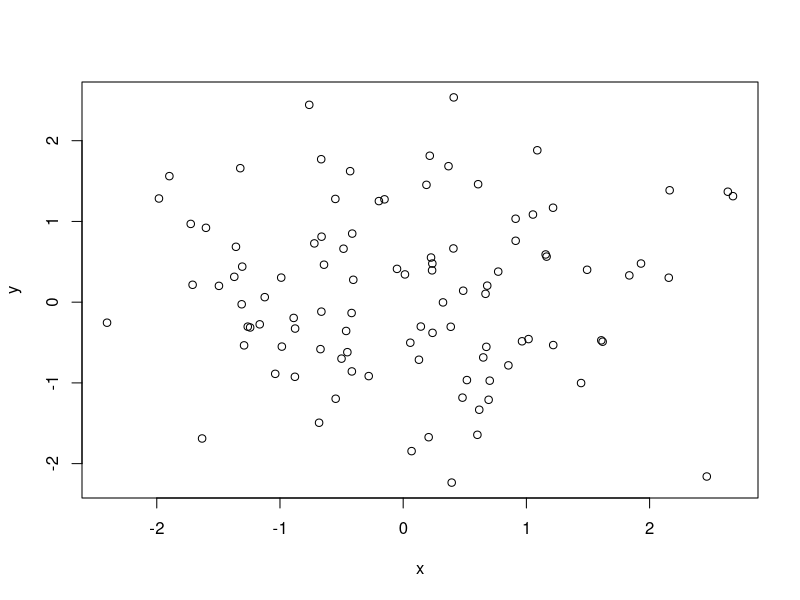
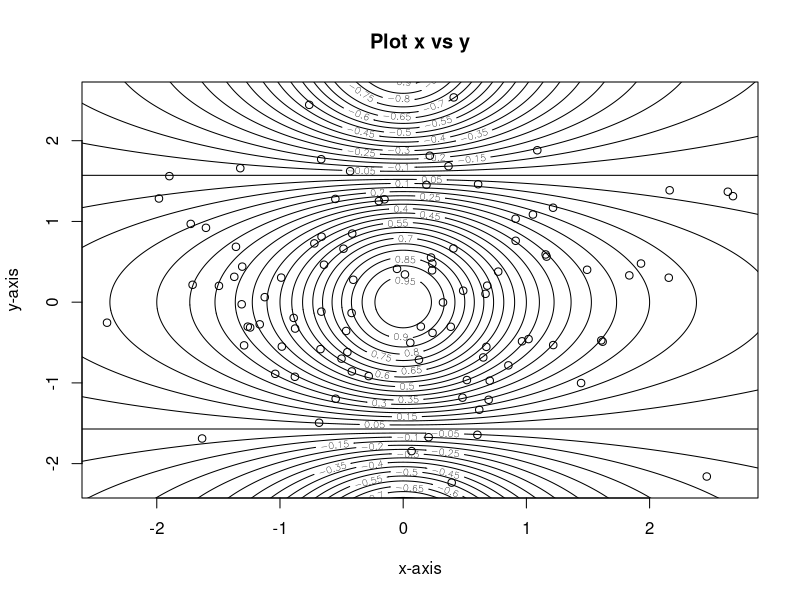
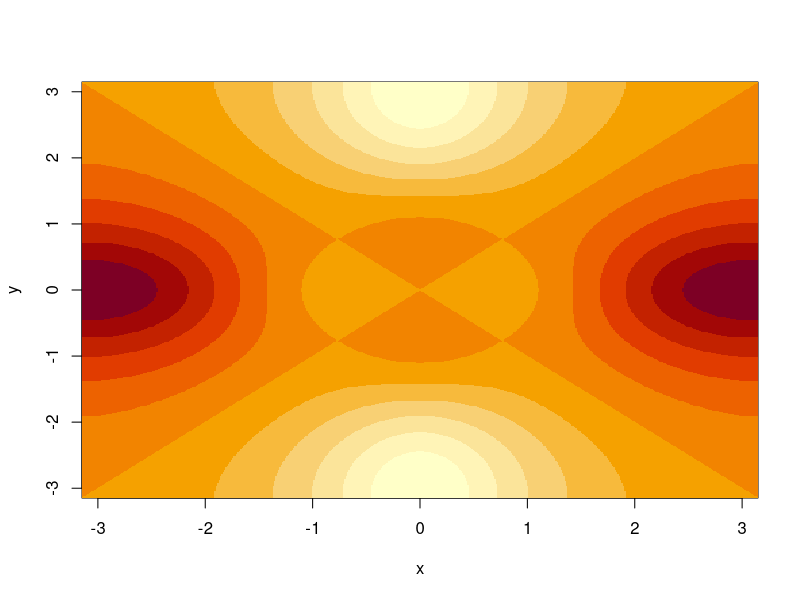
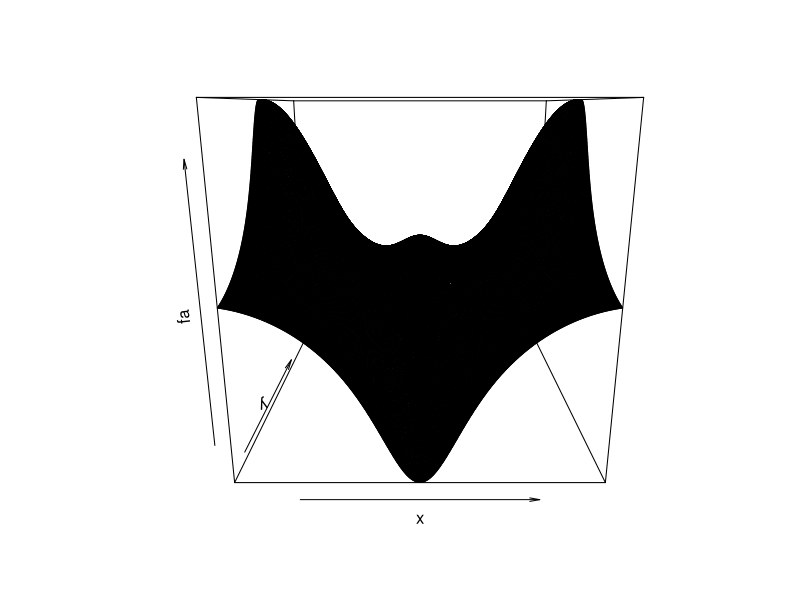
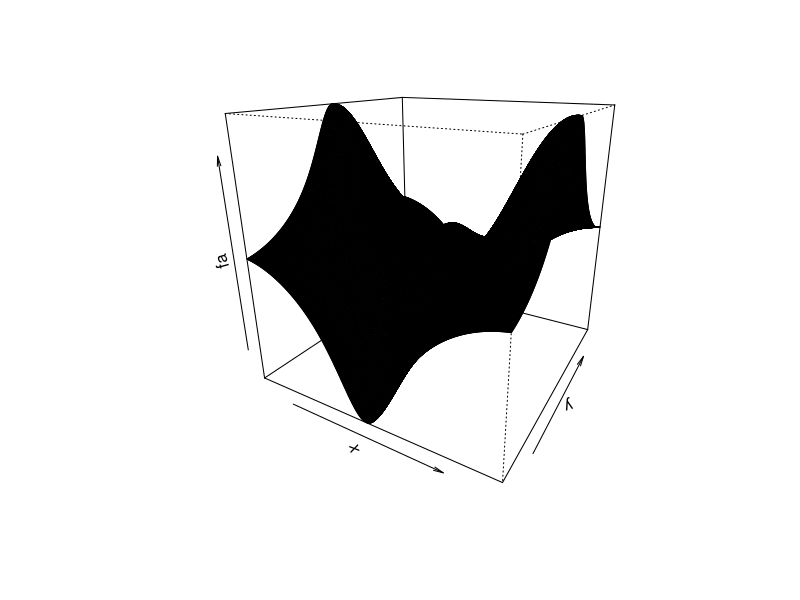
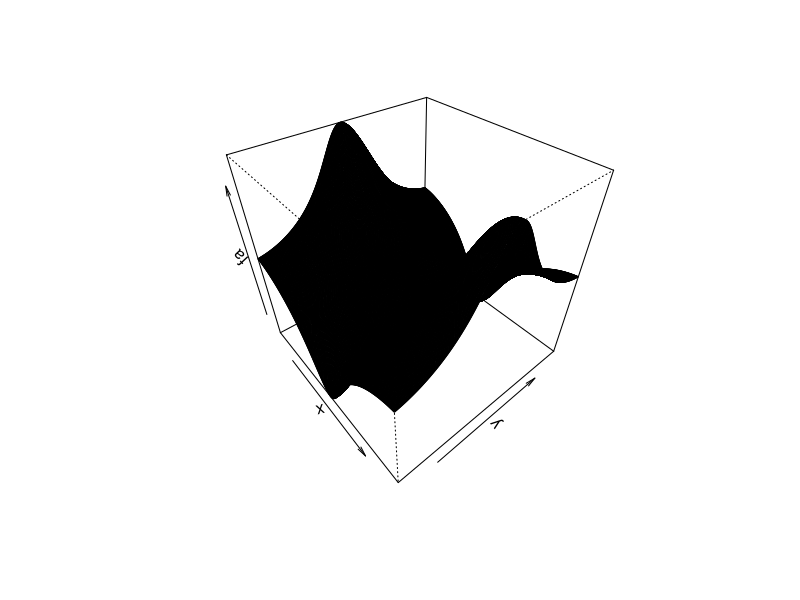
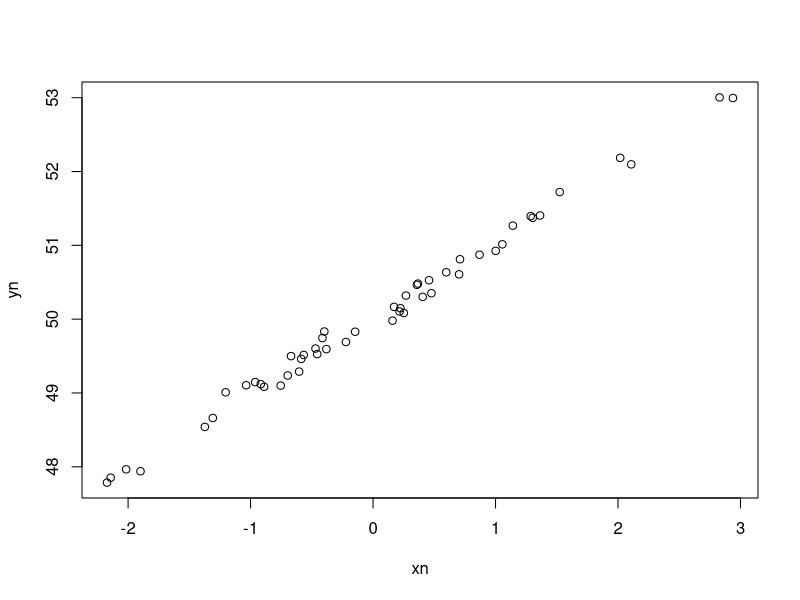
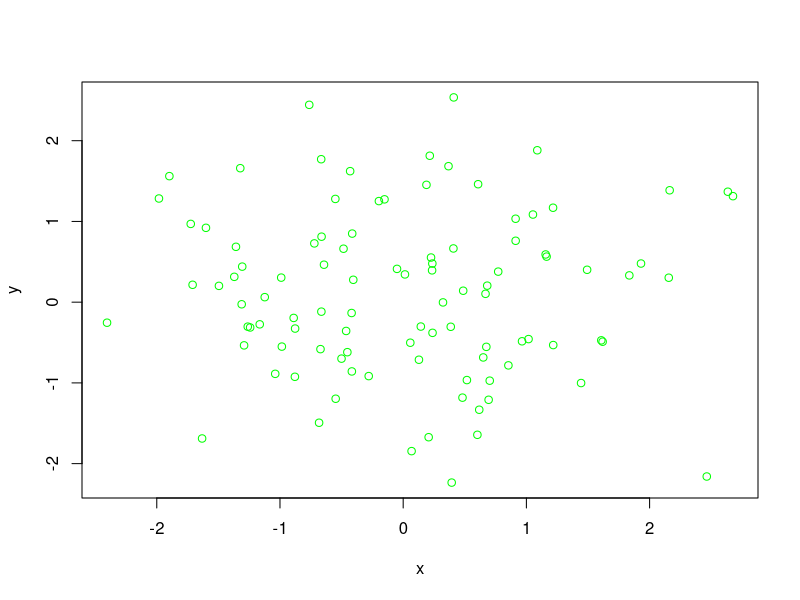

Generate these figures, in order, with R:
# Introduction

# help for function ?funcname - displayed in window on the right ==>
?c
# define a vector:
x <- c(1, 6, 2)
y <- c(1, 4, 5)

# len of vector
length(c(x, y))

# range
a = 1:10

# matrix stuff
m = matrix(1:4, 2, 2)

# byrow = TRUE
# creates the matrix row by row instead of col by col
m2 = matrix(1:4, 2, 2, TRUE)

# calcuations are made element by element
m ^ 2
sqrt(m)
# even when multiplying
m * m2

# random normal distribution of 50 elements
xn = rnorm(50)
# set up mean and standard deviation as you wish
yn = xn + rnorm(50, mean=50, sd=0.1)

# two types of calculating sd
sqrt(var(xn))
sd(xn)
# correlation
cor(xn, yn)

# seed for random variables - we always get same results
set.seed(1303)
rnorm(50)

# example
set.seed(3)
y = rnorm(100)
mean(y)
var(y)

###############################################################################

# Graphics

# create a scatterplot
x = rnorm(100)
y = rnorm(100)
plot(x, y)
# scatterplot with axis labels as well as the name of the plot
plot(x, y, xlab="x-axis", ylab="y-axis", main="Plot x vs y")

# pdf or jpeg to save the plot
# plot x vs y with dots colored green and save it as `Figure.pdf`
# dev.off -> stop recording and saving to `Figure`
pdf("Figure.pdf")
plot(x, y, col="green")
dev.off()

# sequence (same thing)
x = seq(1, 10)
x = 1:10
# digression - multiplication table
x %o% x
# sequence with len
x = seq(-pi, pi, length = 500)

# countour - 3d plot
y = x
f = outer(x, y, function(x, y)cos(y)/(1 + x ^ 2))
contour(x, y, f, nlevels=45, add=T)

fa = (f - t(f))/2

# image - same as contour but with color - heatmap
image(x, y, fa)

# perspective of the graph
persp(x, y, fa)
# theta - left/right)
# phi - up/dows
persp(x, y, fa, theta=30, phi=20)
persp(x, y, fa, theta=50, phi=40)


###############################################################################

# Indexing

A = matrix(1:16, 4, 4)
A[2,3]
# first and third row, second and fourth col
A[c(1, 3), c(2, 4)]
# all cols first two rows
A[1:2,]
# all cols and all rows **except** first and third
A[-c(1, 3),]
# dim() - dimension row, col
a = dim(A)

###############################################################################

# Load and save data

# read.table() reads data while write.table() saves it
# use zix() to view the data in a window
# read.csv()
# na.omit() - remove missing data
# names() - get header names
# as.factor() - quantitative to qualitative
# hist() - histogram
# pairs() - scatterplot matrix
# identify() starts the identification and after you are finished with clicking
#   click the finish button on the upper right corner to stop identification
#   and the dots you have clicked will have ther id (third parameter)
#   displayed by them
plot(xn, yn)
identify(xn, yn, xn)

# aummary of the variable
summary(A)


